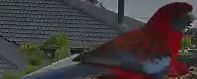
#> input picture training_data/inbox/bird_179407803532_197x97.jpg, 197 x 79 px; its folder holds only this picture in this run
$ python auto_sort_inbox.py
#> lines starting #> are read from the running program, lines starting #| are printed output that depends on the picture; after the words box and inside, x2 and y2 are one past the last pixel; in counts of white or black regions, pixels touching at a corner belong together
import os
import glob
import shutil
import random
import cv2
import numpy as np

INBOX = os.path.expanduser("~/cockatoo_project/training_data/inbox")
BASE_DATASET = os.path.expanduser("~/cockatoo_project/dataset")
REVIEW_DIR = os.path.expanduser("~/cockatoo_project/training_data/review")

os.makedirs(REVIEW_DIR, exist_ok=True)
for split in ['train', 'val']:
    for cls in ['cockatoo', 'galah', 'lorikeet', 'rosella']:
        os.makedirs(os.path.join(BASE_DATASET, split, cls), exist_ok=True)

images = glob.glob(os.path.join(INBOX, "*.jpg"))
print(f"Analyzing and sorting {len(images)} images...")

counts = {'cockatoo': 0, 'galah': 0, 'lorikeet': 0, 'rosella': 0, 'review': 0, 'discard': 0}

for img_path in images:
    img = cv2.imread(img_path)
#> img is the input picture: shape (79, 197, 3); mean B, G, R 60.9, 60.2, 65.6
    if img is None:
        os.remove(img_path)
        counts['discard'] += 1
        continue

    h, w = img.shape[:2]
#> h = 79; w = 197
    if h < 45 or w < 45:
        os.remove(img_path)
        counts['discard'] += 1
        continue

    # Sample core
    pad_y, pad_x = int(h * 0.15), int(w * 0.15)
#> pad_y = 11; pad_x = 29
    core = img[pad_y:h - pad_y, pad_x:w - pad_x]
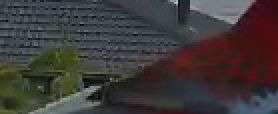
#> core: shape (57, 139, 3) (shown 2 times larger); mean B, G, R 57.1, 58.2, 62.4
    if core.size == 0:
        core = img

    hsv = cv2.cvtColor(core, cv2.COLOR_BGR2HSV)
#> hsv: shape (57, 139, 3); mean H, S, V 88.7, 75.1, 69.8
    total_px = core.shape[0] * core.shape[1]
#> total_px = 7923

    # Quick metric masks
    m_white = cv2.inRange(hsv, np.array([0, 0, 120]), np.array([180, 70, 255]))
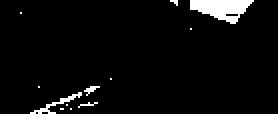
#> m_white: shape (57, 139) (shown 2 times larger); 4.3% white; 12 white regions (10 under 20 px), largest, box (x1, y1, x2, y2) and area: (95, 0, 127, 12) 236, (15, 46, 41, 57) 58
    m_yellow = cv2.inRange(hsv, np.array([18, 90, 110]), np.array([36, 255, 255]))
#> m_yellow: shape (57, 139); every value is 0
    m_green = cv2.inRange(hsv, np.array([35, 60, 45]), np.array([85, 255, 255]))
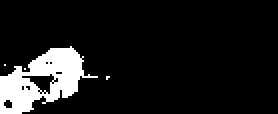
#> m_green: shape (57, 139) (shown 2 times larger); 10.4% white; 4 white regions (3 under 20 px), largest, box (x1, y1, x2, y2) and area: (0, 23, 49, 57) 816
    m_blue = cv2.inRange(hsv, np.array([92, 70, 45]), np.array([130, 255, 255]))
#> m_blue: shape (57, 139); 3.1% white; 36 white regions (34 under 20 px), largest, box (x1, y1, x2, y2) and area: (116, 45, 139, 57) 141, (94, 44, 102, 53) 44
    m_red1 = cv2.inRange(hsv, np.array([0, 90, 60]), np.array([10, 255, 255]))
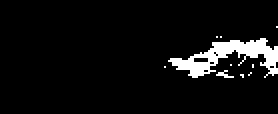
#> m_red1: shape (57, 139) (shown 2 times larger); 6.1% white; 10 white regions (9 under 20 px), largest, box (x1, y1, x2, y2) and area: (84, 19, 139, 39) 452
    m_red2 = cv2.inRange(hsv, np.array([168, 90, 60]), np.array([180, 255, 255]))
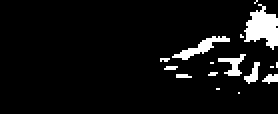
#> m_red2: shape (57, 139) (shown 2 times larger); 6.7% white; 16 white regions (11 under 20 px), largest, box (x1, y1, x2, y2) and area: (122, 2, 139, 25) 234, (86, 18, 115, 30) 109, (109, 27, 123, 38) 65, (122, 31, 130, 42) 41, (131, 37, 139, 42) 26
    m_pink = cv2.inRange(hsv, np.array([140, 35, 75]), np.array([178, 160, 255]))
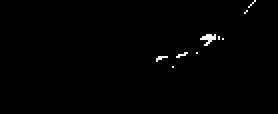
#> m_pink: shape (57, 139) (shown 2 times larger); 0.67% white in thin lines or dots, all inside (x1, y1, x2, y2) = (78, 0, 128, 34)
    m_grey = cv2.inRange(hsv, np.array([0, 0, 50]), np.array([180, 45, 175]))
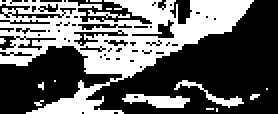
#> m_grey: shape (57, 139) (shown 2 times larger); 39.6% white; 15 white regions (11 under 20 px), largest, box (x1, y1, x2, y2) and area: (0, 0, 127, 57) 2805, (61, 47, 95, 54) 148, (87, 40, 122, 54) 97, (44, 5, 65, 9) 37

    w_ratio = np.sum(m_white > 0) / total_px
#> w_ratio = 0.0425
    y_px = np.sum(m_yellow > 0)
#> y_px = 0
    g_ratio = np.sum(m_green > 0) / total_px
#> g_ratio = 0.104
    b_ratio = np.sum(m_blue > 0) / total_px
#> b_ratio = 0.0314
    r_ratio = (np.sum(m_red1 > 0) + np.sum(m_red2 > 0)) / total_px
#> r_ratio = 0.128
    p_ratio = np.sum(m_pink > 0) / total_px
#> p_ratio = 0.00669
    grey_ratio = np.sum(m_grey > 0) / total_px
#> grey_ratio = 0.396

    assigned = None

    # Lorikeet
    if g_ratio >= 0.18:
        assigned = 'lorikeet'
    # Crimson Rosella (Strong Red OR Distinct Blue)
    elif r_ratio >= 0.08 or (b_ratio >= 0.015 and (r_ratio >= 0.02 or p_ratio >= 0.02)):
        assigned = 'rosella'
    # Cockatoo (High White, Yellow Crest, NO Blue/Red)
    elif (w_ratio >= 0.25 or y_px >= 250) and r_ratio < 0.015 and b_ratio < 0.005 and p_ratio < 0.02:
        assigned = 'cockatoo'
    # Galah (Grey + Pink breast, NO Blue)
    elif b_ratio < 0.005 and ((p_ratio >= 0.05 and grey_ratio >= 0.20) or (p_ratio >= 0.15)):
        assigned = 'galah'

    fname = os.path.basename(img_path)
    if assigned:
        split = "val" if random.random() < 0.20 else "train"
        dest = os.path.join(BASE_DATASET, split, assigned, fname)
        shutil.move(img_path, dest)
        counts[assigned] += 1
    else:
        # Move unclassified crops to review for manual check
        dest = os.path.join(REVIEW_DIR, fname)
        shutil.move(img_path, dest)
        counts['review'] += 1

print("\n--- Auto-Sort Complete ---")
for k, v in counts.items():
    print(f"  {k}: {v}")

$ run again, on training_data/inbox/bird_179408183662_177x158.jpg
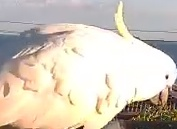
#> input picture training_data/inbox/bird_179408183662_177x158.jpg, 177 x 129 px
#> img is the input picture: shape (129, 177, 3); mean B, G, R 186.4, 200, 209.3
#> hsv: shape (91, 125, 3); mean H, S, V 34.6, 28, 233.8
#> `m_white = cv2.inRange(hsv, np.array([0, 0, 120]), np.array([180, 70, 2..`:
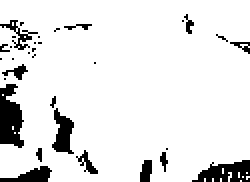
#> m_white: shape (91, 125) (shown 2 times larger); 90.2% white; 32 black regions (20 under 20 px), largest, box (x1, y1, x2, y2) and area: (0, 42, 12, 74) 274, (96, 80, 125, 91) 202, (26, 54, 37, 77) 148
#> m_yellow: shape (91, 125); 0.4% white in thin lines or dots, all inside (x1, y1, x2, y2) = (10, 62, 112, 91)
#> m_green: shape (91, 125); every value is 0
#> m_red1: shape (91, 125); 0.11% white in thin lines or dots, all inside (x1, y1, x2, y2) = (100, 85, 117, 91)
#> m_pink: shape (91, 125); 0.01% white in thin lines or dots, all inside (x1, y1, x2, y2) = (22, 18, 23, 19)
#> `m_grey = cv2.inRange(hsv, np.array([0, 0, 50]), np.array([180, 45, 175..`:
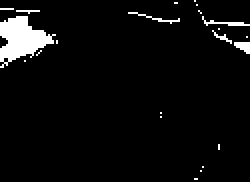
#> m_grey: shape (91, 125) (shown 2 times larger); 4.8% white; 22 white regions (18 under 20 px), largest, box (x1, y1, x2, y2) and area: (0, 8, 28, 34) 388, (101, 8, 125, 13) 37, (117, 21, 125, 27) 33, (64, 6, 90, 12) 30
#> w_ratio = 0.902
#> y_px = 45
#> g_ratio = 0
#> r_ratio = 0.00105
#> p_ratio = 8.79e-05
#> grey_ratio = 0.0483

$ run again, on training_data/inbox/bird_179409934808_124x107.jpg
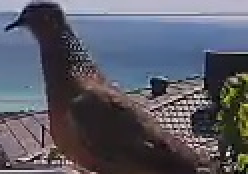
#> input picture training_data/inbox/bird_179409934808_124x107.jpg, 124 x 87 px (shown 2 times larger)
#> img is the input picture: shape (87, 124, 3); mean B, G, R 102.4, 90.9, 90.2
#> hsv: shape (61, 88, 3); mean H, S, V 100.4, 69, 101.1
#> m_white: shape (61, 88); 17.6% white in thin lines or dots
#> m_yellow: shape (61, 88); every value is 0
#> m_blue: shape (61, 88); 32.3% white; 14 white regions (12 under 20 px), largest, box (x1, y1, x2, y2) and area: (21, 0, 88, 33) 1645, (0, 2, 7, 28) 57
#> m_red1: shape (61, 88); 2.2% white; 2 white regions (1 under 20 px), largest, box (x1, y1, x2, y2) and area: (8, 47, 23, 61) 114
#> m_red2: shape (61, 88); 1% white in thin lines or dots, all inside (x1, y1, x2, y2) = (7, 24, 78, 59)
#> m_pink: shape (61, 88); 4.2% white in thin lines or dots, all inside (x1, y1, x2, y2) = (0, 21, 85, 61)
#> `m_grey = cv2.inRange(hsv, np.array([0, 0, 50]), np.array([180, 45, 175..`:
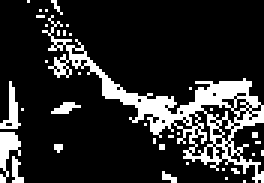
#> m_grey: shape (61, 88) (shown 3 times larger); 17% white; 36 white regions (31 under 20 px), largest, box (x1, y1, x2, y2) and area: (14, 5, 88, 61) 688, (0, 44, 7, 61) 62, (0, 27, 7, 43) 46, (17, 34, 27, 38) 23, (4, 52, 8, 61) 21
#> w_ratio = 0.176
#> y_px = 0
#> b_ratio = 0.323
#> r_ratio = 0.032
#> p_ratio = 0.0425
#> grey_ratio = 0.17
